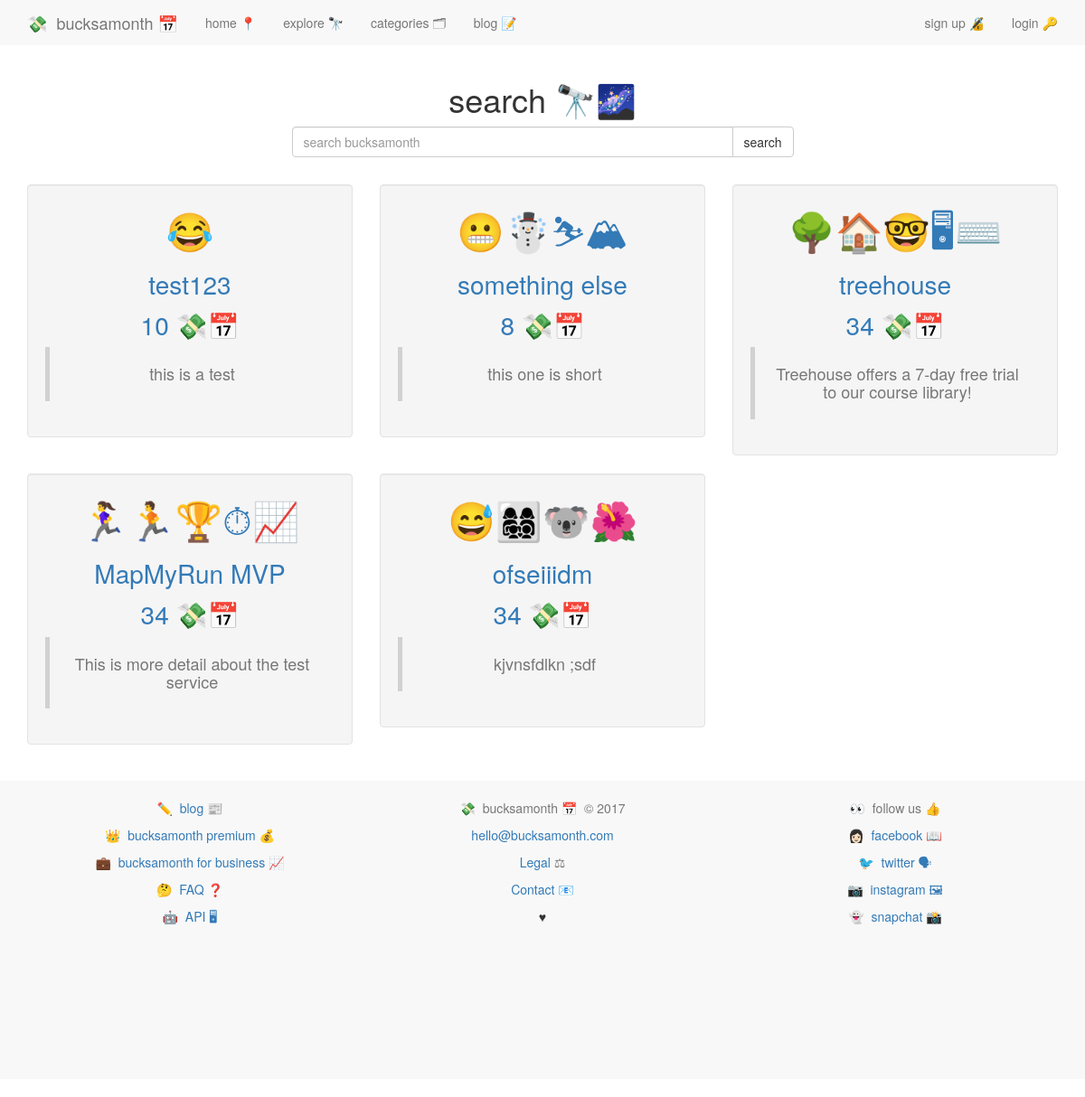
Page /services/ on the committed database.
### services/models.py (models this page shows, shortened)
class Service(models.Model):
	service_name 			= models.CharField(max_length=140)
	service_slug			= models.SlugField(blank=True)
	url_name 				= models.CharField(max_length=200)
	description_long		= models.CharField(max_length=500, default='')
	description_short		= models.CharField(max_length=140, default='')
	category				= models.ManyToManyField(Category, blank=True)
	featured				= models.BooleanField(default=False)
	date_created 			= models.DateField(auto_now=True)
	bucksamonth 			= models.DecimalField(max_digits=8, decimal_places=2, default=0.00)
	emoji					= models.CharField(max_length=20, default='')
	twitter 				= models.CharField(max_length=100, default='')
	tags 					= TaggableManager()
	def get_absolute_url(self):
		return "/services/%s/" % self.service_slug

### services/views.py (the view, shortened to what this page needs)
# urls.py: url(r'^services/', include('services.urls', namespace='services')),
def services(request):
	services = Service.objects.all().order_by('-date_created')
	context = {'services':services}
	query = request.GET.get('q')
	return render(request, 'services/services.html', context)

### services/templates/services/services.html
{% extends 'base.html' %}
{% block content %}
{% include 'nav.html' %}
<div class="row">
<div class="col-md-12">
  <h1 style="text-align:center;">search 🔭🌌</h1>
<p>
  <form method="GET" action="." class="row">
    <div class="col-sm-6 col-sm-offset-3">
    <div class="input-group">
    <input class="form-control" type="text" name="q" placeholder="search bucksamonth" value='{{ request.GET.q }}'/>
    <span class="input-group-btn">
    <input class="btn btn-default" type="submit" value="search" />
  </span>
  </div>
  </div>
  </form>
</p>
<br />
</div>
  </div>
{% for instance in services %}
{% cycle '<div class="row">' '' ''  %}
<div style="text-align:center;" class="col-md-4">
  <a style="display:block; text-decoration:none; font-color:black;" href="{{ instance.get_absolute_url }}">
    <div class="col-md-11.5 well">
      <p style="font-size:3em; text-align:center;">{{ instance.emoji }}</p>
      <p style="font-size:2em; text-align:center;">{{ instance.service_name }}</p>
      <h5 style="font-size:2em; text-align:center;">{{ instance.bucksamonth | floatformat:"0" }}&nbsp;💸📅</h5>
      <blockquote>
        <h4 class="text-muted">{{ instance.description_short }}</h4>
      </blockquote>
</div>
</a>
</div>
{% cycle '' '' '</div>' %}
{% endfor %}
</div>
{% endblock %}

### static/css/main.css (style rules this page uses)
body { min-height: 200px; padding-top: 70px; padding-bottom: 20px; }
a { text-decoration: none; }

### rows in the picture
Service: emoji "😂", service_name "test123", bucksamonth "10", description_short "this is a test"
Service: emoji "😬☃️⛷🏔", service_name "something else", bucksamonth "8", description_short "this one is short"
Service: emoji "🌳🏠🤓🖥⌨️", service_name "treehouse", bucksamonth "34", description_short "Treehouse offers a 7-day free trial to our course library!"
Service: emoji "🏃‍♀️🏃🏆⏱📈", service_name "MapMyRun MVP", bucksamonth "34", description_short "This is more detail about the test service"
Service: emoji "😅👩‍👩‍👧‍👦🐨🌺", service_name "ofseiiidm", bucksamonth "34", description_short "kjvnsfdlkn ;sdf"
